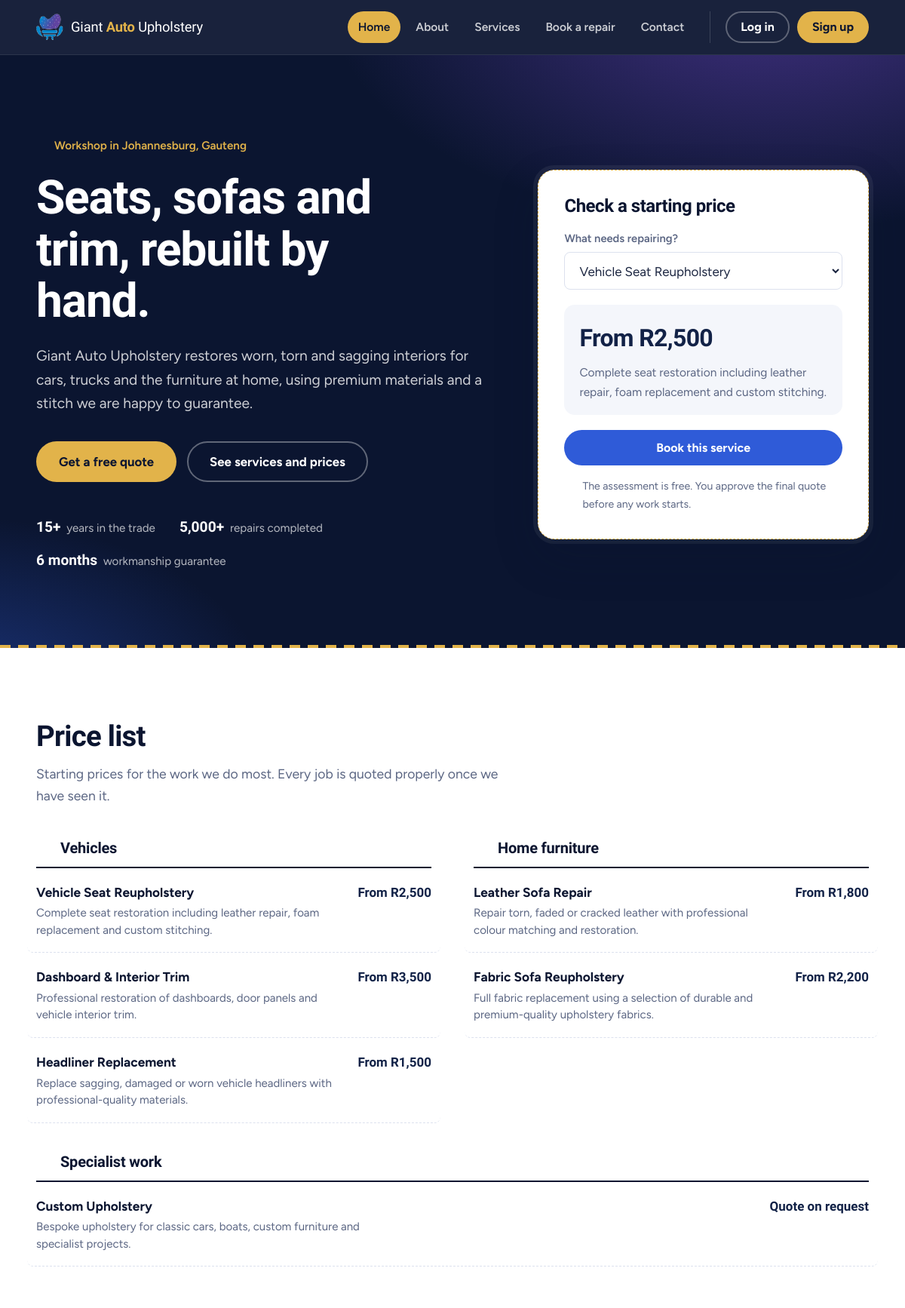
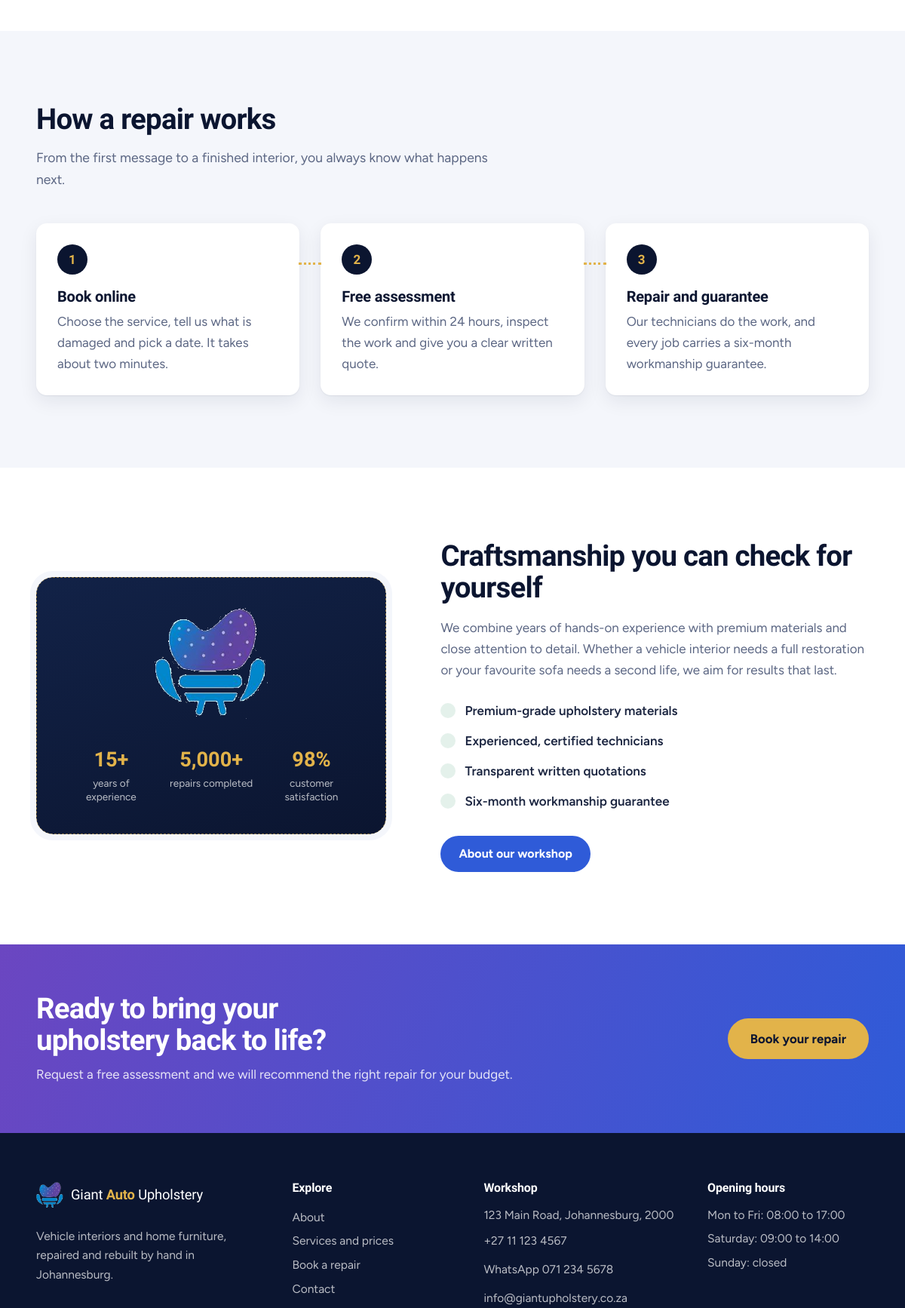
The page / (upper part) on the database its author committed (2 pictures, top to bottom).
### tables this page shows
CREATE TABLE IF NOT EXISTS `services` (
  `id`          INT UNSIGNED NOT NULL AUTO_INCREMENT,
  `slug`        VARCHAR(80)  NOT NULL,
  `name`        VARCHAR(120) NOT NULL,
  `category`    ENUM('vehicle','home','custom') NOT NULL,
  `description` VARCHAR(400) NOT NULL,
  `price_from`  DECIMAL(10,2) DEFAULT NULL COMMENT 'NULL = quote on request',
  `sort_order`  SMALLINT NOT NULL DEFAULT 0,
  `is_active`   TINYINT(1) NOT NULL DEFAULT 1,
  PRIMARY KEY (`id`),
  UNIQUE KEY `uq_services_slug` (`slug`)
);

### index.php (the view, shortened to what this page needs)
<?php
require_once __DIR__ . '/includes/bootstrap.php';
$services = get_services();
$groups = [
    'vehicle' => ['Vehicles', 'car'],
    'home'    => ['Home furniture', 'sofa'],
    'custom'  => ['Specialist work', 'wand'],
];
require __DIR__ . '/includes/header.php';
?>
<section class="hero">
    <div class="container hero-grid">
        <div class="hero-copy">
            <p class="hero-note"><?= icon('pin', 16) ?> Workshop in Johannesburg, Gauteng</p>
            <h1>Seats, sofas and trim, rebuilt by hand.</h1>
            <p class="lede">
                Giant Auto Upholstery restores worn, torn and sagging interiors for cars,
                trucks and the furniture at home, using premium materials and
                a stitch we are happy to guarantee.
            </p>
            <div class="hero-actions">
                <a href="booking.php" class="btn btn-thread btn-lg">Get a free quote</a>
                <a href="services.php" class="btn btn-ghost-light btn-lg">See services and prices</a>
            </div>
            <ul class="hero-proof">
                <li><strong>15+</strong> years in the trade</li>
                <li><strong>5,000+</strong> repairs completed</li>
                <li><strong>6 months</strong> workmanship guarantee</li>
            </ul>
        </div>
        <aside class="quote-desk" aria-labelledby="quoteTitle">
            <h2 id="quoteTitle">Check a starting price</h2>
            <label for="quoteService">What needs repairing?</label>
            <select id="quoteService">
                <?php foreach ($services as $s): ?>
                    <option value="<?= e($s['slug']) ?>"
                            data-price="<?= e(money_from($s['price_from'])) ?>"
                            data-text="<?= e($s['description']) ?>">
                        <?= e($s['name']) ?>
                    </option>
                <?php endforeach; ?>
            </select>
            <div class="quote-result" aria-live="polite">
                <span class="quote-price" id="quotePrice"></span>
                <p id="quoteText"></p>
            </div>
            <a href="booking.php" class="btn btn-primary btn-block" id="quoteLink">Book this service</a>
            <p class="quote-foot"><?= icon('check', 16) ?> The assessment is free. You approve the final quote before any work starts.</p>
        </aside>
    </div>
    <div class="stitch" aria-hidden="true"></div>
</section>
<section class="section">
    <div class="container">
        <div class="section-head">
            <h2>Price list</h2>
            <p>Starting prices for the work we do most. Every job is quoted properly once we have seen it.</p>
        </div>
        <div class="price-columns">
            <?php foreach ($groups as $cat => [$label, $ico]): ?>
                <?php $rows = array_filter($services, function ($s) use ($cat) { return $s['category'] === $cat; }); if (!$rows) continue; ?>
                <div class="price-group">
                    <h3><?= icon($ico, 22) ?> <?= e($label) ?></h3>
                    <?php foreach ($rows as $s): ?>
                        <a class="price-row" href="booking.php?service=<?= e($s['slug']) ?>">
                            <span class="price-main">
                                <strong><?= e($s['name']) ?></strong>
                                <small><?= e($s['description']) ?></small>
                            </span>
                            <span class="price-amount"><?= e(money_from($s['price_from'])) ?></span>
                        </a>
                    <?php endforeach; ?>
                </div>
            <?php endforeach; ?>
        </div>
    </div>
</section>
<section class="section section-tint">
    <div class="container">
        <div class="section-head">
            <h2>How a repair works</h2>
            <p>From the first message to a finished interior, you always know what happens next.</p>
        </div>
        <ol class="steps">
            <li>
                <span class="step-no">1</span>
                <h3>Book online</h3>
                <p>Choose the service, tell us what is damaged and pick a date. It takes about two minutes.</p>
            </li>
            <li>
                <span class="step-no">2</span>
                <h3>Free assessment</h3>
                <p>We confirm within 24 hours, inspect the work and give you a clear written quote.</p>
            </li>
            <li>
                <span class="step-no">3</span>
                <h3>Repair and guarantee</h3>
                <p>Our technicians do the work, and every job carries a six-month workmanship guarantee.</p>
            </li>
        </ol>
    </div>
</section>
<section class="section">
    <div class="container why-grid">
        <div class="why-panel">
            <img src="assets/img/mark.png" alt="Giant Auto Upholstery armchair logo" width="150" height="147">
            <dl>
                <div><dt>15+</dt><dd>years of experience</dd></div>
                <div><dt>5,000+</dt><dd>repairs completed</dd></div>
                <div><dt>98%</dt><dd>customer satisfaction</dd></div>
            </dl>
        </div>
        <div class="why-copy">
            <h2>Craftsmanship you can check for yourself</h2>
            <p>
                We combine years of hands-on experience with premium materials and close
                attention to detail. Whether a vehicle interior needs a full restoration or
                your favourite sofa needs a second life, we aim for results that last.
            </p>
            <ul class="check-list">
                <li><?= icon('check', 20) ?> Premium-grade upholstery materials</li>
                <li><?= icon('check', 20) ?> Experienced, certified technicians</li>
                <li><?= icon('check', 20) ?> Transparent written quotations</li>
                <li><?= icon('check', 20) ?> Six-month workmanship guarantee</li>
            </ul>
            <a href="about.php" class="btn btn-primary">About our workshop</a>
        </div>
    </div>
</section>
<section class="cta-band">
    <div class="container cta-inner">
        <div>
            <h2>Ready to bring your upholstery back to life?</h2>
            <p>Request a free assessment and we will recommend the right repair for your budget.</p>
        </div>
        <a href="booking.php" class="btn btn-thread btn-lg">Book your repair</a>
    </div>
</section>
<?php require __DIR__ . '/includes/footer.php'; ?>

### rows shown on the page
services: name "Vehicle Seat Reupholstery", description "Complete seat restoration including leather repair, foam replacement and custom stitching.", price_from "From R2,500"
services: name "Dashboard & Interior Trim", description "Professional restoration of dashboards, door panels and vehicle interior trim.", price_from "From R3,500"
services: name "Headliner Replacement", description "Replace sagging, damaged or worn vehicle headliners with professional-quality materials.", price_from "From R1,500"
services: name "Leather Sofa Repair", description "Repair torn, faded or cracked leather with professional colour matching and restoration.", price_from "From R1,800"
services: name "Fabric Sofa Reupholstery", description "Full fabric replacement using a selection of durable and premium-quality upholstery fabrics.", price_from "From R2,200"
services: name "Custom Upholstery", description "Bespoke upholstery for classic cars, boats, custom furniture and specialist projects.", price_from "Quote on request"

### other values the page prints
$label "Home"
$label "About"
$label "Services"
$label "Book a repair"
$label "Contact"
$label "Vehicles"
$label "Home furniture"
$label "Specialist work"
form field value "Vehicle Seat Reupholstery"
